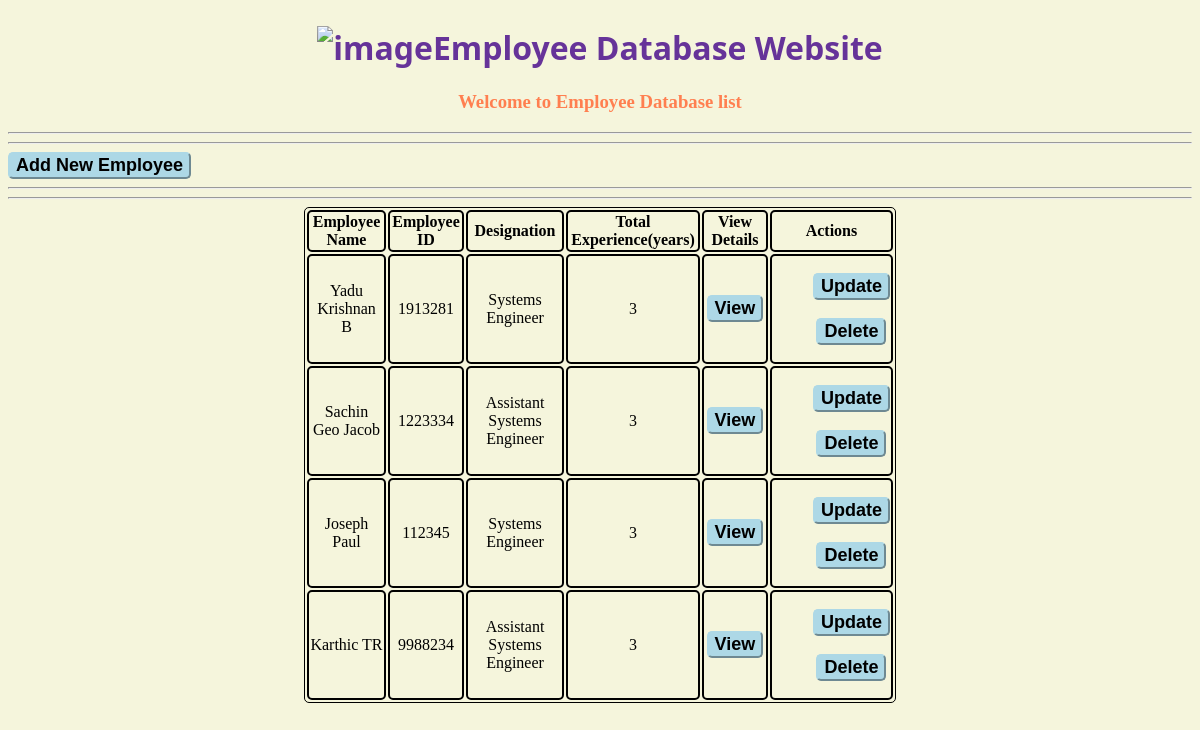
The app's page /, older data.
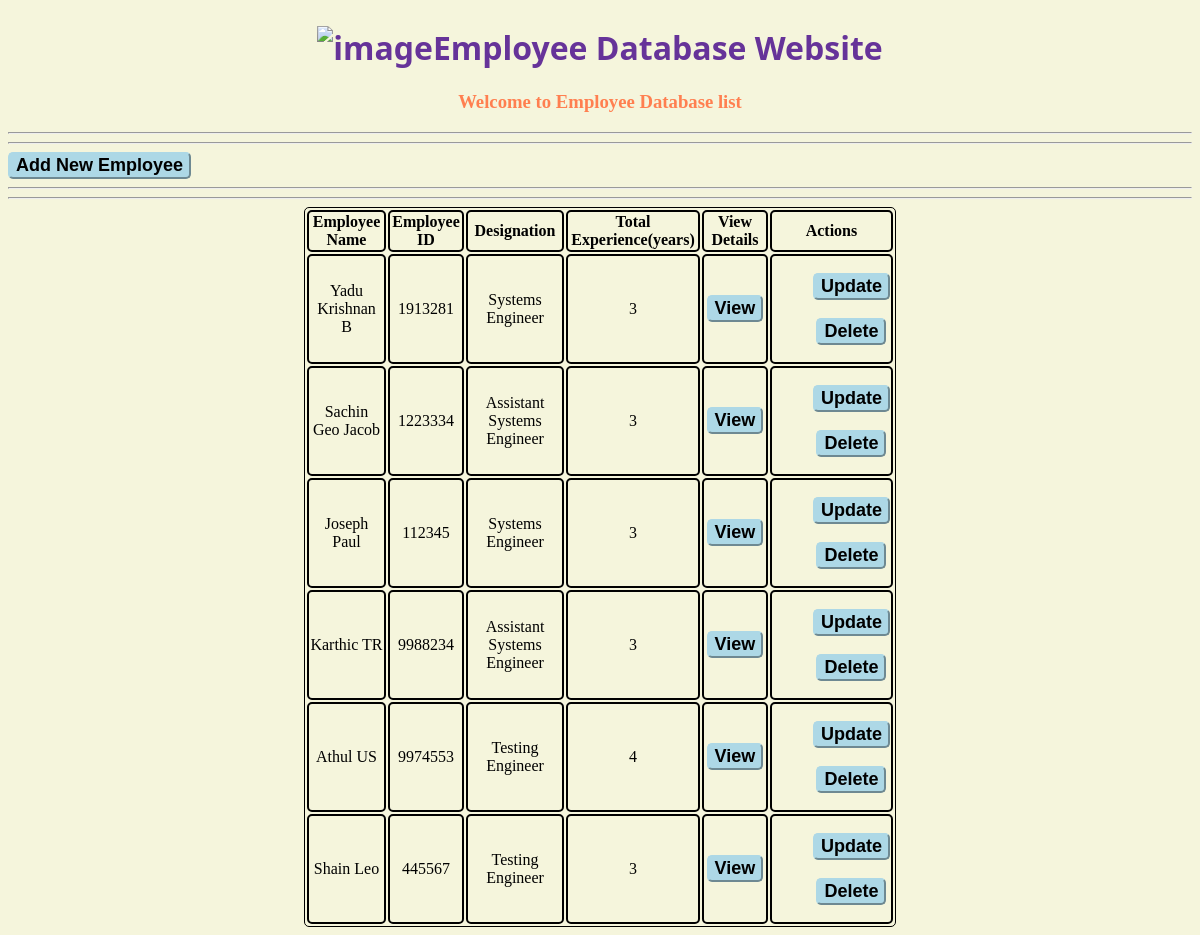
The same page, newer data.
### EmployeeDbase/models.py (models this page shows, shortened)
class EmployeeDatabase(models.Model):
    name = models.CharField(max_length=25)
    employee_id = models.IntegerField()
    designation = models.CharField(max_length=50)
    department = models.CharField(max_length=50)
    salaryLPA = models.IntegerField()
    experience_tuple = (
        ('0',"Beginner"),
        ('1',"1 year"),
        ('2',"2 years"),
        ('3',"3 years"),
        ('4',"more than 3 years")
    )
    profile_img = models.ImageField(null=True, blank=True, default='employee_logo.jpg')
    total_experience = models.CharField(max_length=30,choices=experience_tuple,null=True)
    skillset = models.ManyToManyField('SkillSet')
    created_timestamp = models.DateTimeField(auto_now_add=True)
    id = models.UUIDField(default=uuid.uuid4, unique=True, primary_key=True, editable=False)

### EmployeeDbase/views.py (the view)
# urls.py: path('', views.callHomePage, name="Home"),
def callHomePage(request):
    return render(request, 'EmployeeDbase/Homepage.html',{'employee_datas':EmployeeDatabaseItem})

### EmployeeDbase/templates/EmployeeDbase/Homepage.html (shortened to what this page needs)
<!DOCTYPE html>
<html lang="en">
<head>
    {% load static %}
    <link rel="stylesheet" href="{% static 'styles/Homepage.css' %}">
</head>
<body>
    {% include 'mainnav.html' %}
    <h3 >Welcome to Employee Database list</h3>
    <hr>
    <hr>
    <a href="{% url 'add-employee' %}"><button>Add New Employee</button></a>
    <hr>
    <hr>
    <div style="text-align: center; margin: auto; width: 50%;">
        <table style="text-align: center; border: 1px solid black; border-radius: 5px;">
            <thead>
                <th>Employee Name</th>
                <th>Employee ID</th>
                <th>Designation</th>
                <th>Total Experience(years)</th>
                <th>View Details</th>
                <th>Actions</th>
            </thead>
            {% for employee in employee_datas %}
                <tr>
                    <td >{{employee.name}}</td>
                    <td>{{employee.employee_id}}</td>
                    <td>{{employee.designation}}</td>
                    <td>{{employee.total_experience}}</td>
                    <td><a href="{% url 'Employee' employee.name %}"><button>View</button></a></td>
                    <td><ul>
                        <li><a href="{% url 'update-employee' employee.name %}"><button>Update</button></a></li>
                        <br>
                        <li><a href="{% url 'delete-employee' employee.name %}"><button>Delete</button></a></li>
                    </ul></td>
                </tr>
            {% endfor %}
        </table>
    </div>
</body>
</html>

Row changes from the older to the newer data that the page shows:
added EmployeeDatabase: name "Athul US", employee_id "9974553", designation "Testing Engineer", total_experience "4"
added EmployeeDatabase: name "Shain Leo", employee_id "445567", designation "Testing Engineer", total_experience "3"
